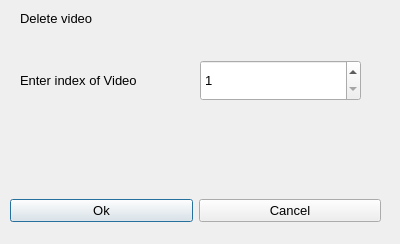
<?xml version="1.0" encoding="UTF-8"?>
<ui version="4.0">
 <class>deletevideo</class>
 <widget class="QDialog" name="deletevideo">
  <property name="geometry">
   <rect>
    <x>0</x>
    <y>0</y>
    <width>400</width>
    <height>244</height>
   </rect>
  </property>
  <property name="windowTitle">
   <string>Dialog</string>
  </property>
  <widget class="QWidget" name="horizontalLayoutWidget">
   <property name="geometry">
    <rect>
     <x>10</x>
     <y>190</y>
     <width>371</width>
     <height>41</height>
    </rect>
   </property>
   <layout class="QHBoxLayout" name="horizontalLayout">
    <item>
     <widget class="QPushButton" name="okButton">
      <property name="font">
       <font>
        <pointsize>10</pointsize>
       </font>
      </property>
      <property name="text">
       <string>Ok</string>
      </property>
     </widget>
    </item>
    <item>
     <widget class="QPushButton" name="cancelButton">
      <property name="font">
       <font>
        <pointsize>10</pointsize>
       </font>
      </property>
      <property name="text">
       <string>Cancel</string>
      </property>
     </widget>
    </item>
   </layout>
  </widget>
  <widget class="QSpinBox" name="spinBox">
   <property name="geometry">
    <rect>
     <x>200</x>
     <y>60</y>
     <width>161</width>
     <height>41</height>
    </rect>
   </property>
   <property name="font">
    <font>
     <pointsize>10</pointsize>
    </font>
   </property>
   <property name="minimum">
    <number>1</number>
   </property>
   <property name="maximum">
    <number>50</number>
   </property>
  </widget>
  <widget class="QLabel" name="label">
   <property name="geometry">
    <rect>
     <x>20</x>
     <y>70</y>
     <width>151</width>
     <height>20</height>
    </rect>
   </property>
   <property name="font">
    <font>
     <pointsize>10</pointsize>
    </font>
   </property>
   <property name="text">
    <string>Enter index of Video</string>
   </property>
  </widget>
  <widget class="QLabel" name="label_2">
   <property name="geometry">
    <rect>
     <x>20</x>
     <y>10</y>
     <width>141</width>
     <height>16</height>
    </rect>
   </property>
   <property name="font">
    <font>
     <pointsize>10</pointsize>
    </font>
   </property>
   <property name="text">
    <string>Delete video</string>
   </property>
  </widget>
 </widget>
 <resources/>
 <connections/>
</ui>
